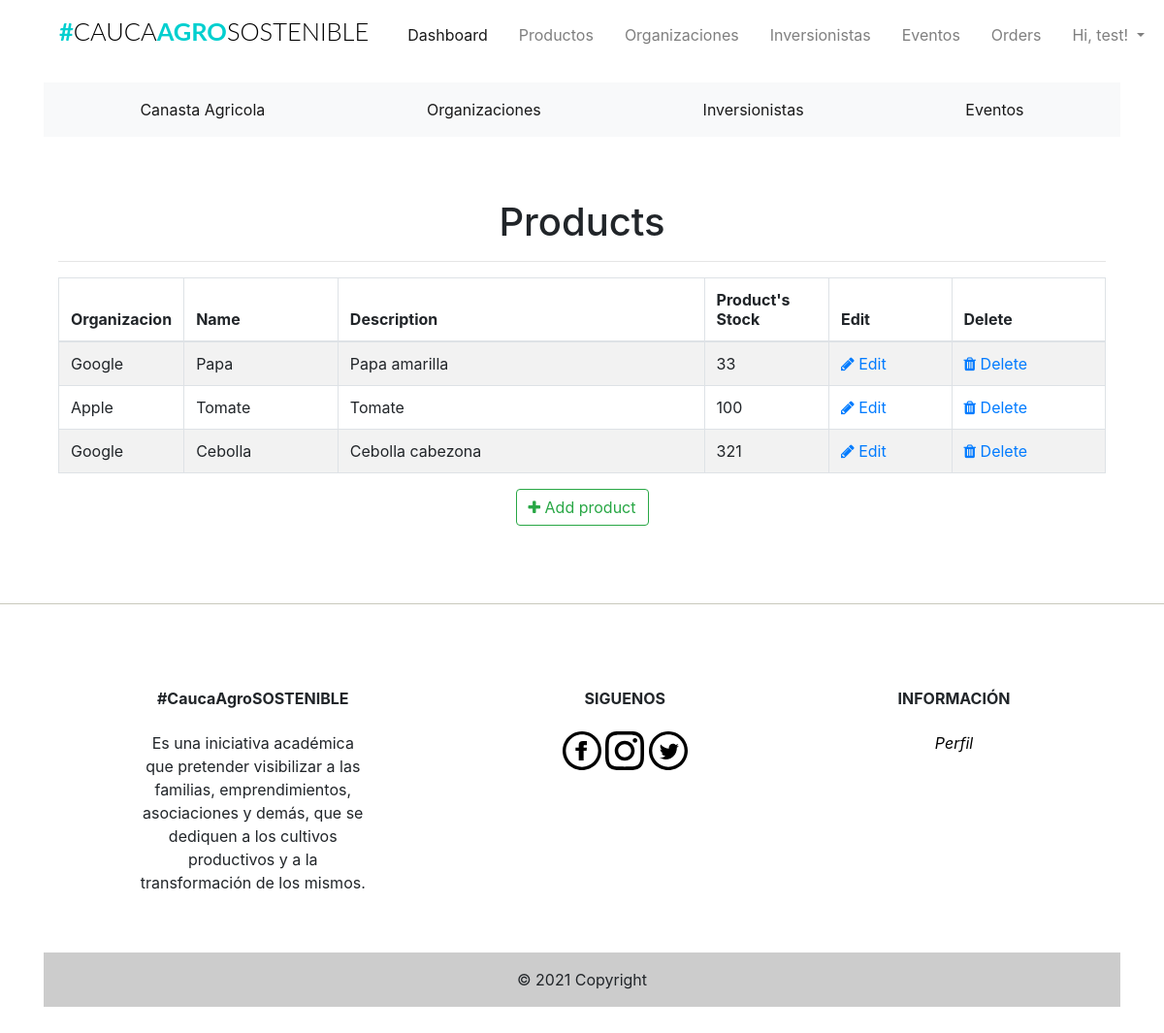
/admin/products (signed in), run on an earlier commit of the app's database.
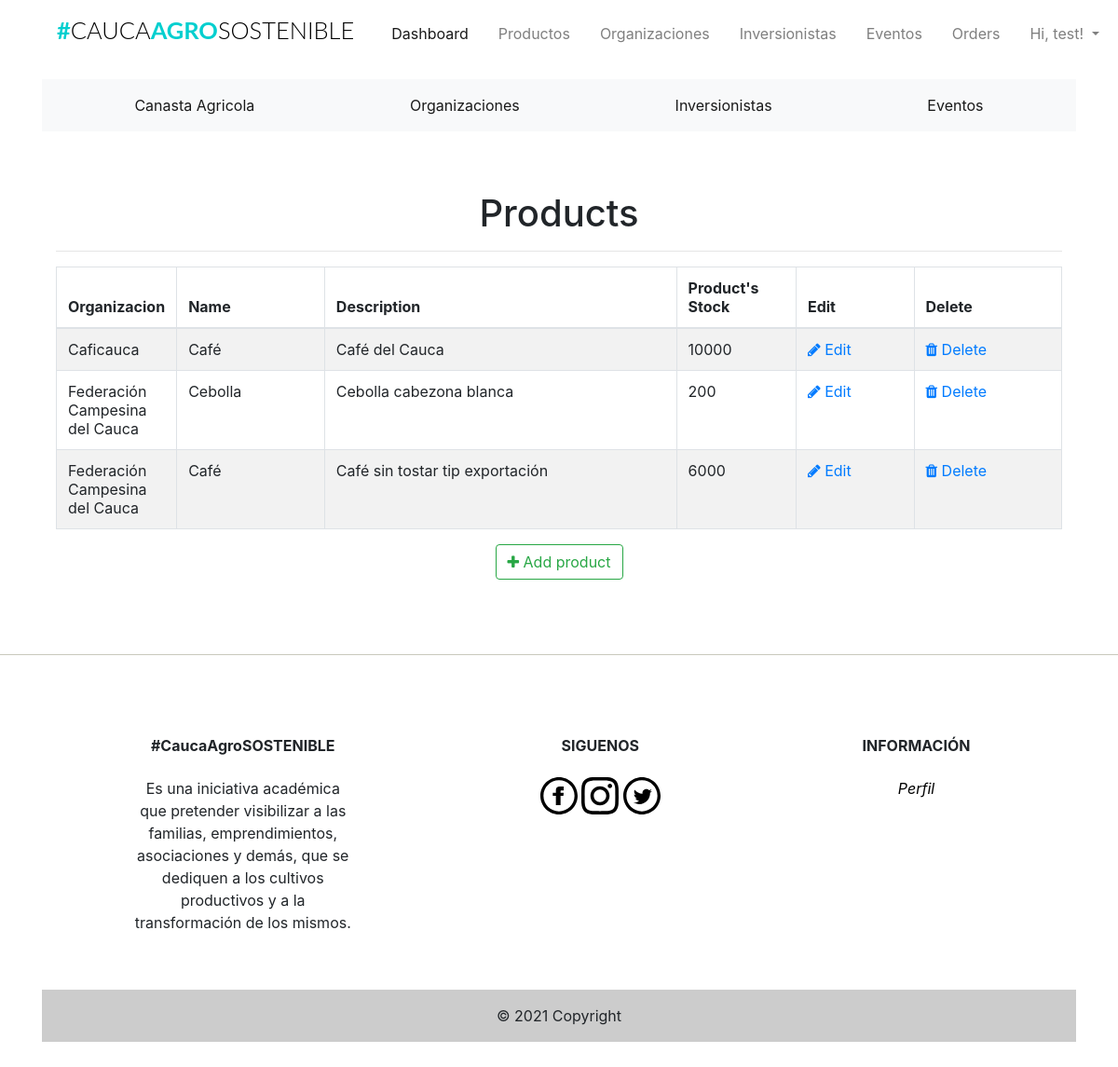
And on a later commit of the database.
### app/models.py (models this page shows, shortened)
class Users(UserMixin, db.Model):
    __tablename__ = "users"
    id = db.Column(db.Integer, primary_key=True)
    firstname = db.Column(db.String(24), index=True)
    lastname = db.Column(db.String(24), index=True)
    email = db.Column(db.String(50), index=True, unique=True)
    password_hash = db.Column(db.String)
    phonenumber = db.Column(db.String(18), index=True, unique=True)
    is_admin = db.Column(db.Boolean, default=False)
    order = db.relationship("Orders", backref='ordered_products')
    kart = db.relationship('Kart', uselist=False, backref='user_kart')
    shipping_info = db.relationship(
        'ShippingInfo', backref='shipping', lazy='dynamic')

class Products(db.Model):
    __tablename__ = 'products'
    id = db.Column(db.Integer, primary_key=True)
    product_name = db.Column(db.String(100), index=True)
    product_price = db.Column(db.Integer, index=True)
    product_image = db.Column(db.String(120))
    product_description = db.Column(db.String(200))
    product_stock = db.Column(db.Integer)
    promotion_value = db.Column(db.Integer, index=True)
    organizacion_id = db.Column(db.Integer, db.ForeignKey('organizaciones.id'))
    order = db.relationship(
        'Orders', secondary=association_table, backref='my_orders', lazy='dynamic')

class Organizaciones(db.Model):
    __tablename__ = 'organizaciones'
    id = db.Column(db.Integer, primary_key=True)
    organizacion_name = db.Column(db.String(20), index=True)
    organizacion_image = db.Column(db.String(120))
    organizacion_location = db.Column(db.String(120))
    organizacion_phone = db.Column(db.String(15))
    product = db.relationship('Products', backref='products_organizaciones')

### app/admin/routes.py (the view)
@admin.route('/products', methods=['GET'])
@login_required
def list_products():
    check_admin()
    '''
	list all products
	'''
    products = Products.query.all()
    return render_template('admin/products/products.html', title='Products', products=products)

### app/admin/routes.py (called while the page is built)
def check_admin():
    if not current_user.is_admin:
        abort(403)

### app/models.py (called while the page is built)
@login_manager.user_loader
def load_user(id):
    return Users.query.get(int(id))

### app/templates/admin/products/products.html (shortened to what this page needs)
{% extends "base.html" %}
{% block head %}
<head>
    <link href="//maxcdn.bootstrapcdn.com/font-awesome/4.1.0/css/font-awesome.min.css" rel="stylesheet">
</head>
{% endblock head %}
{% block body %}
<div class="container">
  <div class="outer">
    <div class="middle">
      <div class="inner">
        <br/>
        <br/>
        <h1 style="text-align:center;">Products</h1>
        {% if products %}
          <hr class="intro-divider">
            <table class="table table-striped table-bordered">
              <thead>
                <tr>
                  <th width="10%"> Organizacion</th>
                  <th width="15%"> Name</th>
                  <th width="36%"> Description </th>
                  <th width="12%"> Product's Stock </th>
                  <th width="12%"> Edit </th>
                  <th width="15%"> Delete </th>
                </tr>
              </thead>
              <tbody>
              {% for product in products %}
                <tr>
                  <td>{{ product.products_organizaciones.organizacion_name}} </td>
                  <td> {{ product.product_name }} </td>
                  <td> {{ product.product_description }} </td>
                  <td>
                    {% if product %}
                      {{ product.product_stock }}
                    {% else %}
                      0
                    {% endif %}
                  </td>
                  <td>
                    <a href="{{ url_for('admin.edit_product', id=product.id) }}">
                      <i class="fa fa-pencil"></i> Edit
                    </a>
                  </td>
                  <td>
                    <a href="{{ url_for('admin.delete_product', id=product.id) }}">
                      <i class="fa fa-trash"></i> Delete
                    </a>
                  </td>
                </tr>
              {% endfor %}
              </tbody>
            </table>
          </div>
          <div style="text-align: center">
        {% else %}
          <div style="text-align: center">
            <h3> No Products have been added. </h3>
            <hr class="intro-divider">
        {% endif %}
          <a href="{{ url_for('admin.add_product') }}" class="btn btn-outline-success">
            <i class="fa fa-plus"></i>
            Add product
          </a>
        </div>
      </div>
    </div>
  </div>
{% endblock %}

### app/templates/base.html (shortened to what this page needs)
<html>
  <head>
      <link href="{{ url_for('static', filename='css/bootstrap.min.css') }}"rel="stylesheet">
      <link href="{{ url_for('static', filename='css/st.css') }}"rel="stylesheet">
      <link href='https://api.mapbox.com/mapbox-gl-js/v2.3.1/mapbox-gl.css' rel='stylesheet' />
      {%block head%}
      {%endblock head%}
  </head>
  <body>
  {% include "navbar.html" %}
  {% include "categories/categories.html" %}
  <div class="container">
    {% block body %}
    {% endblock %}
  </div>
  <div class="push"></div>
  <hr class="footer-break"></hr>
{% include "footer.html" %}
</body>
</html>

### app/templates/navbar.html (shortened to what this page needs)
{% block navbar %}
<div class="container mt-1 mb-3">
  <nav class="navbar navbar-expand-lg navbar-light">
    <h1 class="brand_name">
      <a class="navbar-brand" href="{{ url_for('home.homepage') }}">#<span>CAUCA</span>AGRO<span>SOSTENIBLE</span></a>
    </h1>
    <div class="collapse navbar-collapse" id="navbarNav">
      <ul class="navbar-nav ml-auto mr-auto mt-2 mt-lg-0">
        {% if current_user.is_authenticated %}
        {% if current_user.is_admin %}
        <li class="nav-item ml-3">
          <a class="nav-link active" href="{{ url_for('home.admin_dashboard') }}">Dashboard</a>
        </li>
        <li class="nav-item ml-3">
          <a class="nav-link" href="{{ url_for('admin.list_products') }}">Productos</a>
        </li>
        <li class="nav-item ml-3">
          <a class="nav-link" href="{{ url_for('admin.list_organizaciones') }}">Organizaciones</a>
        </li>
        <li class="nav-item ml-3">
          <a class="nav-link" href="{{ url_for('admin.list_inversionistas') }}">Inversionistas</a>
        </li>
        <li class="nav-item ml-3">
          <a class="nav-link" href="{{ url_for('admin.list_eventos') }}">Eventos</a>
        </li>
        <li class="nav-item ml-3">
          <a class="nav-link" href="{{ url_for('admin.list_orders') }}">Orders</a>
        </li>
        {% else %}
        <li class="nav-item ml-3">
          <a class="nav-link" href="{{ url_for('users.cart') }}">Cart<span class="badge badge-light">{{ count
              }}</span></a>
        </li>
        {% endif %}
        <li class="nav-item dropdown ml-3">
          <a class="nav-link dropdown-toggle" data-toggle="dropdown" href="#" role="button" aria-haspopup="true"
            aria-expanded="false">
            Hi, {{ current_user.firstname }}!
          </a>
        </li>
        {% endif %}
      </ul>
    </div>
  </nav>
</div>
{% endblock %}

### app/templates/categories/categories.html
{% block organizacion %}
<div class="container mt-1 mb-3 overflow-auto">
  <nav class="navbar navbar-expand navbar-light bg-light">
    <div class="collapse navbar-collapse" id="navbarNav">
      <ul class="navbar-nav d-flex justify-content-around">
        <li class="nav-item active">
          <a class="nav-link" href="{{ url_for('home.canasta') }}">Canasta Agricola</a>
        </li>
        <li class="nav-item active">
          <a class="nav-link" href="{{ url_for('home.organizaciones') }}">Organizaciones</a>
        </li>
        <li class="nav-item active">
          <a class="nav-link" href="{{ url_for('home.inversionistas')}}">Inversionistas</a>
        </li>
        <li class="nav-item active">
          <a class="nav-link" href="{{ url_for('home.eventos') }}">Eventos</a>
        </li>
      </ul>
    </div>
  </nav>
</div>
{% endblock %}

### app/templates/footer.html (shortened to what this page needs)
{% block footer %}
<div class="container my-5">
  <footer
          class="text-center text-lg-start text-black"
          style="background-color: #ffffff"
          >
    <div class="container p-4 pb-0">
      <section class="">
        <div class="row">
          <div class="col-md-3 col-lg-3 col-xl-3 mx-auto mt-3">
            <h6 class="text mb-4 font-weight-bold">
              #CaucaAgroSOSTENIBLE
            </h6>
            <p>
              Es una iniciativa
              académica que pretender visibilizar a las familias, emprendimientos, asociaciones y demás, que se dediquen
              a los cultivos productivos y a la transformación de los mismos.
            </p>
          </div>
          <div class="col-md-4 col-lg-3 col-xl-3 mx-auto mt-3">
            <h6 class="text-uppercase mb-4 font-weight-bold">Siguenos</h6>
            <a href="https://www.facebook.com/">
              <img src="{{ url_for('static',filename='iconmonstr-facebook.svg') }}" class="img-responsive svg-footer">
            </a>
            <a href="https://www.instagram.com/">
              <img src="{{ url_for('static',filename='iconmonstr-instagram.svg') }}" class="img-responsive svg-footer">
            </a>
            <a href="https://twitter.com/?lang=en">
              <img src="{{ url_for('static',filename='iconmonstr-twitter.svg') }}" class="img-responsive svg-footer">
            </a>
          </div>
          <div class="col-md-3 col-lg-2 col-xl-2 mx-auto mt-3">
            <h6 class="text-uppercase mb-4 font-weight-bold">Informaci&oacute;n</h6>
            <a href="{{ url_for('users.profile') }}">
              <p><i><span style="color:black;">Perfil</span></i><p>
            </a>
          </div>
        </div>
      </section>
    </div>
    <div class="text-center p-3" style="background-color: rgba(0, 0, 0, 0.2)">
      © 2021 Copyright
    </div>
  </footer>
</div>
{% endblock %}

### app/static/css/st.css (style rules this page uses)
.svg-footer { height: 2.5em; width: 2.5em; }
.footer-break { background-color:#e0e0d1; }
.brand_name .navbar-brand { font-size:1.59rem; text-transform: uppercase; font-family: 'Lato', sans-serif; font-weight: 700; color: #333; }
.brand_name >.navbar-brand { color:#01CFCF; text-decoration: none; }
.brand_name >.navbar-brand span { color: #000; font-weight: 300; }
.navbar-nav { width: 100%; align-items: flex-start; }
.push { height:4em; }
.row { margin-left: auto; margin-right: auto; margin-bottom: 20px; }
.row:after { content: ""; display: table; clear: both; }

What changed in the data, as far as the page shows it:
removed Products: products_organizaciones.organizacion_name "Google", product_name "Papa", product_description "Papa amarilla", product_stock "33"
removed Products: products_organizaciones.organizacion_name "Apple", product_name "Tomate", product_description "Tomate", product_stock "100"
added Products: products_organizaciones.organizacion_name "Caficauca", product_name "Café", product_description "Café del Cauca", product_stock "10000"
changed Products "Cebolla": products_organizaciones.organizacion_name "Google" → "Federación Campesina del Cauca"; product_description "Cebolla cabezona" → "Cebolla cabezona blanca"; product_stock "321" → "200"
added Products: products_organizaciones.organizacion_name "Federación Campesina del Cauca", product_name "Café", product_description "Café sin tostar tip exportación", product_stock "6000"
